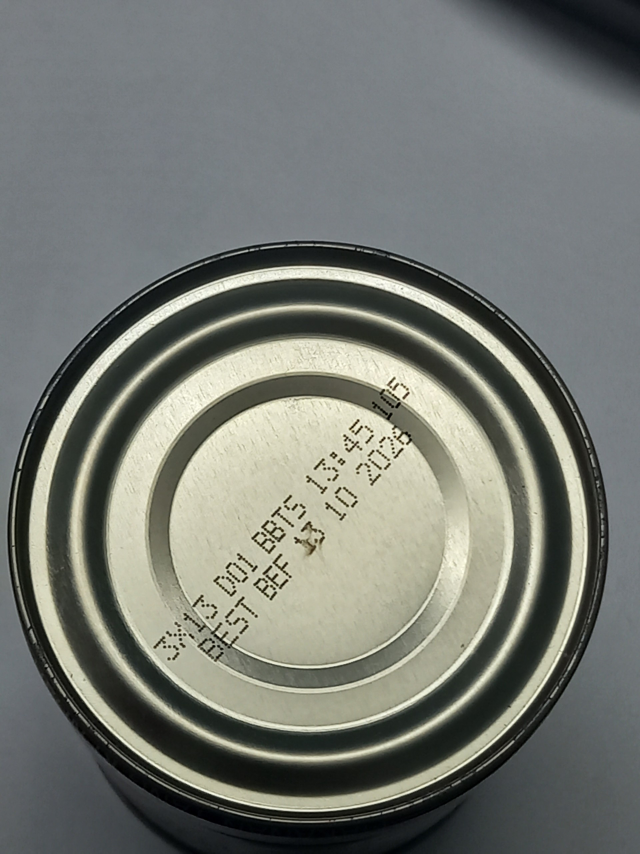
#> input picture img2.jpg, 1920 x 2560 px (shown at 1/3 size)
$ jupyter execute --allow-errors test.ipynb
#> lines starting #> are read from the running program, lines starting #| are printed output that depends on the picture; after the words box and inside, x2 and y2 are one past the last pixel; in counts of white or black regions, pixels touching at a corner belong together
### my_tools/detector.py
import cv2
import numpy as np
from paddleocr import PaddleOCR,check_img
from paddleocr.tools.infer.utility import get_rotate_crop_image, get_minarea_rect_crop
class First_progress:
    def __init__(self,Input_shape = 1500, Crop_shape = 500, Process_shape = 300) -> None:
        self.Input_shape = Input_shape
        self.Crop_shape = Crop_shape
        self.Process_shape =Process_shape
        self.a = int(110/300*self.Process_shape)
        self.b = int(190/300*self.Process_shape)
        self.Half_shape = self.Crop_shape/2
        self.box =[]
        self.detector = PaddleOCR( use_angle_cls=False)
    # basic subset function for image processing


    # [239 lines left out: functions Diagnoise, hsv_equalizedV2, hsv_mask_creator, RotateRadian, get_Loss, text_detector and 6 more, not called in this run]


### test.ipynb
[cell 1]
from paddleocr import PaddleOCR,check_img
from paddleocr.tools.infer.utility import get_rotate_crop_image, get_minarea_rect_crop
import copy
import numpy as np
import matplotlib.pyplot as plt
import cv2

#> (the rest of this cell did not finish here and is left out)

[cell 2]
# [5 lines of commented-out code are left out]
def RotateRadian(angle_rad,size,crop):
    #crop have shape(300,300)
    angle_degree = angle_rad*180/np.pi
    M = cv2.getRotationMatrix2D((size/2,size/2), angle_degree, 1.0)
    return cv2.warpAffine(crop, M, (size, size))

[cell 3]
def get_Loss(rotated_img):
    check_Region = rotated_img[100:200,100:200]
    gray = cv2.GaussianBlur(check_Region ,(9,9),0)
    L2 = np.mean(np.mean(255-gray,axis=1)*(np.arange(110,190)-150)**2)
    return L2

[cell 4]
def RotateImage(angle_in_rad):
    M = np.array(((np.cos(angle_in_rad), -np.sin(angle_in_rad)),
                  (np.sin(angle_in_rad), np.cos(angle_in_rad))))
    return M
RotateImage(np.pi/2).shape

[cell 5]
def show_images(img_list,name_list = None, max_column = 5,cmap = None):
    if len(img_list) == 0:
        return
    else:
        try:
            n = len(img_list)
            row = n // max_column + 1
            fig,a =  plt.subplots(row,max_column)
            if name_list == None:
                for i in range(n):
                    row_plot = i // max_column
                    col_plot = i % max_column
                    a[row_plot][col_plot].imshow(img_list[i])
            else:
                for i in range(n):
                    row_plot = i // max_column
                    col_plot = i % max_column
                    a[row_plot][col_plot].imshow(img_list[i])
                    a[row_plot][col_plot].set_title(name_list[i])
            if isinstance(cmap,None):
                plt.imshow()
            else:
                plt.imshow(cmap=cmap)
        except Exception as e:
            print(e)

[cell 6]
import cv2
img = cv2.imread('img2.jpg')
#> img is the input picture: shape (2560, 1920, 3); mean B, G, R 115.2, 121.5, 118.5
img = cv2.resize(img,(1500,1500))
#> img: shape (1500, 1500, 3)
# (h, w) = img.shape[:2]
# (cX, cY) = (w // 2, h // 2)
# M = cv2.getRotationMatrix2D((cX, cY), 45, 1.0)
# img = cv2.warpAffine(img, M, (w, h))
plt.imshow(img)

[cell 7]
imgHSV=cv2.cvtColor(img,cv2.COLOR_BGR2HSV)
#> imgHSV: shape (1500, 1500, 3); mean H, S, V 69.7, 30, 123.5
h_min = 14
h_max = 40
s_min = 10
s_max = 255
v_min = 50
v_max = 255
lower= np.array([h_min,s_min,v_min])
upper= np.array([h_max,s_max,v_max])
mask = cv2.inRange(imgHSV,lower,upper)
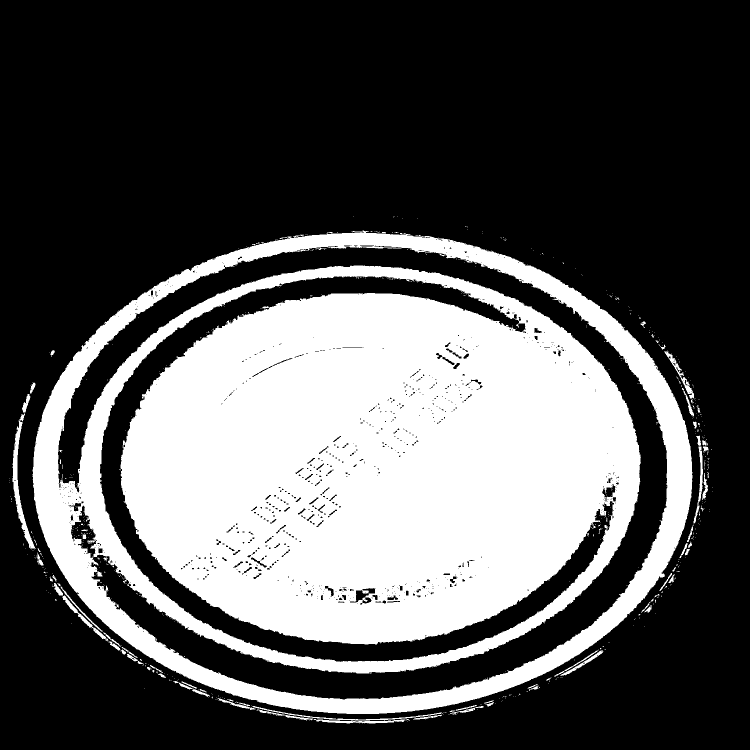
#> mask: shape (1500, 1500) (shown at 1/2 size); 34.1% white; 685 white regions (613 under 20 px), largest, box (x1, y1, x2, y2) and area: (65, 461, 1385, 1428) 752886, (25, 827, 71, 1098) 2429, (503, 1411, 886, 1441) 900
kernel = np.ones((8, 8), np.uint8)
mask_erosion = cv2.erode(mask, kernel, iterations=2)
#> mask_erosion: shape (1500, 1500); 23.3% white; 62 white regions (25 under 20 px), largest, box (x1, y1, x2, y2) and area: (251, 564, 1275, 1282) 443568, (74, 507, 1378, 1422) 55878, (166, 674, 970, 1341) 13884
new_mask = cv2.dilate(mask_erosion, kernel, iterations=8)
#> new_mask: shape (1500, 1500); 48.3% white; 1 white region, box (x1, y1, x2, y2) and area: (50, 449, 1410, 1454) 1087268
imgResult = cv2.bitwise_and(imgHSV,imgHSV,mask = new_mask)
#> imgResult: shape (1500, 1500, 3); mean H, S, V 18.1, 17.5, 65.7

# diagnoise

blur = cv2.GaussianBlur(new_mask ,(5,5),0)
edged = cv2.Canny(blur, 0, 50)
#> edged: shape (1500, 1500); 0.29% white in thin lines or dots, all inside (x1, y1, x2, y2) = (49, 448, 1410, 1454)
contours, hierarchy = cv2.findContours(edged, cv2.RETR_EXTERNAL, cv2.CHAIN_APPROX_NONE)
#> contours = 1 contour; box (x1, y1, x2, y2) and area: (49, 448, 1410, 1454) 1092413
total_cnt = []
for cnt in contours:
    if cv2.arcLength(cnt, True)>100:
        total_cnt.append(cnt)
        print(cnt.shape)
#> this loop made 1 pass
#| (3590, 1, 2)
#> after the loop, total_cnt has the same summary as contours
total_cnt = np.concatenate(total_cnt,axis = 0)
#> total_cnt = contour of 3590 points, box (x1, y1, x2, y2) (49, 448, 1410, 1454), area 1092413
box = cv2.boundingRect(total_cnt)
#> box = (49, 448, 1361, 1006)
cv2.rectangle(edged,box,color=(255))
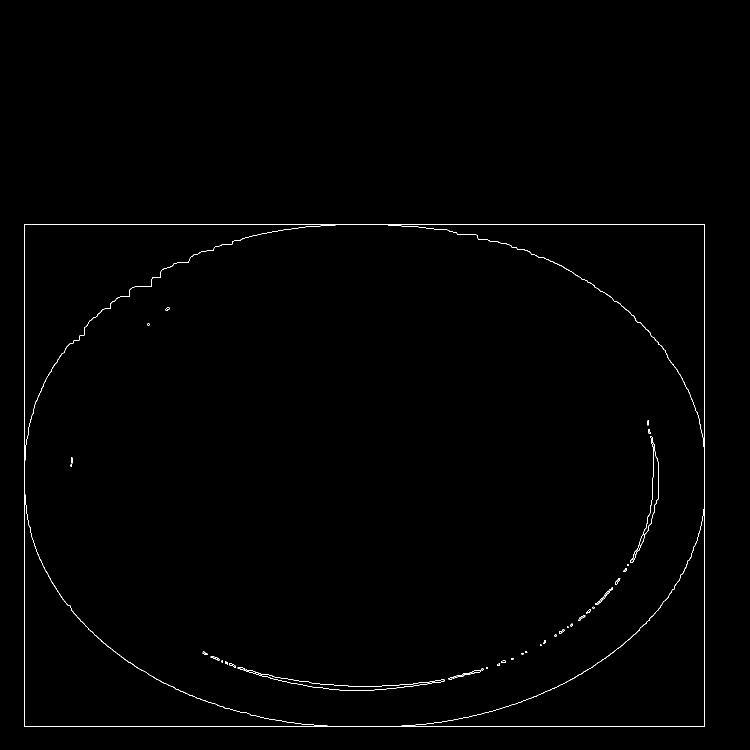
#> edged: shape (1500, 1500) (shown at 1/2 size); 0.49% white in thin lines or dots, all inside (x1, y1, x2, y2) = (49, 448, 1410, 1454)
x,y,w,h = box
#> x = 49; y = 448; w = 1361; h = 1006
cropImg = img[y:y+h,x:x+w]
cropImg = cv2.resize(cropImg,(500,500))
#> cropImg: shape (500, 500, 3)
cropImg  = cv2.cvtColor(cropImg ,cv2.COLOR_BGR2RGB)
plt.imshow(cropImg)

[cell 8]
def GetCenter(imgO):
    img = imgO.copy()
    filter = np.zeros_like(img[:,:,0])
    m,n = filter.shape
#> m = 500; n = 500
    c = int(m/2)
#> c = 250
    filter = cv2.circle(filter, (c,c), int(0.9*c), (255),-1)
    img_g = cv2.cvtColor(img,cv2.COLOR_BGR2GRAY)
    ret,th =  cv2.threshold(img_g,0,255,cv2.THRESH_BINARY_INV+cv2.THRESH_OTSU)
#> th: shape (500, 500); 46.6% white; 179 white regions (139 under 20 px), largest, box (x1, y1, x2, y2) and area: (0, 0, 500, 500) 48596, (22, 21, 475, 474) 33312, (53, 49, 439, 437) 22838
#> ret = 117
    bit_wise0 = np.where(filter==255,th,255 )
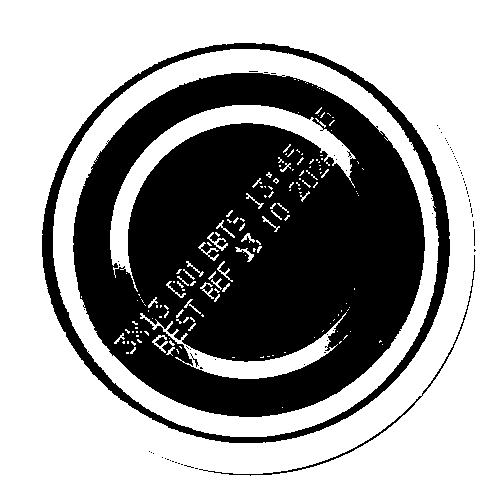
#> bit_wise0: shape (500, 500); 62.2% white; 72 black regions (68 under 20 px), largest, box (x1, y1, x2, y2) and area: (73, 73, 425, 417) 83181, (42, 43, 450, 443) 10358, (199, 255, 475, 476) 667, (190, 353, 199, 367) 24

    circles = cv2.HoughCircles(bit_wise0,cv2.HOUGH_GRADIENT,1.2,100,
                            param1=300,param2=60,minRadius=int(0.3*c),maxRadius=int(0.9*c))
#> circles = [[245.4, 243, 193.9]]
    circles = np.uint16(np.around(circles))[0,:]
#> circles = [[245, 243, 194]]
    circle_info= np.uint16(np.mean(circles,axis=0))
#> circle_info = [245, 243, 194]
    radius = circle_info[-1]
#> radius = 194
    centerPoint = circle_info[:2]
#> centerPoint = [245, 243]
    filter1 = cv2.circle(filter, centerPoint, radius, (255),-1)
#> filter1: shape (500, 500); 63.6% white; 1 black region, box (x1, y1, x2, y2) and area: (0, 0, 500, 500) 90967
    output = np.where(filter1==255,img_g,0)
    output = output[centerPoint[1]-radius:centerPoint[1]+radius,
                    centerPoint[0]-radius:centerPoint[0]+radius]
#> output: shape (388, 388)
    output = cv2.resize(output,(400,400))
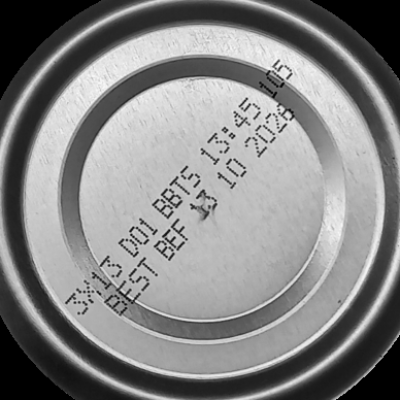
#> output: shape (400, 400); min 0, max 247, mean 132.8
    print(centerPoint)
#| [245 243]
    print(radius)
#| 194
    # centerPoint = circles[]
    for i in circles:
        # draw the outer circle
        cv2.circle(img,(i[0],i[1]),i[2],(0,255,0),2)
        # draw the center of the circle
        cv2.circle(img,(i[0],i[1]),2,(0,0,255),3)
#> this loop made 1 pass
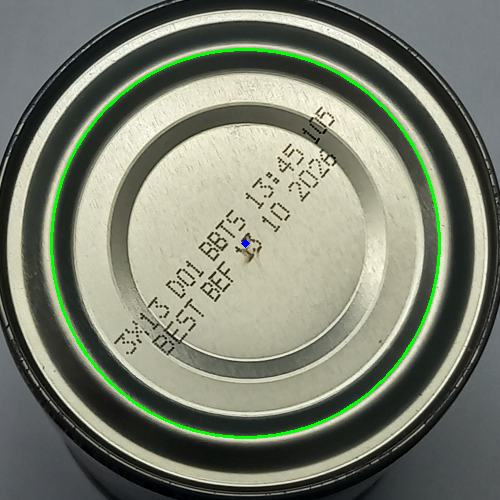
#> img: shape (500, 500, 3); mean R, G, B 122.1, 127.5, 111.5
    return img,output

out_img,final_crop = GetCenter(cropImg)
plt.imshow(out_img,cmap='gray')
plt.imshow(final_crop,cmap='gray')

[cell 9]
Resize_crop = cv2.resize(final_crop,(300,300))
check_Region = Resize_crop[110:190,110:190]
# gray = cv2.cvtColor(check_Region,cv2.COLOR_BGR2GRAY)
blur = cv2.GaussianBlur(check_Region ,(5,5),0)
#> blur: shape (80, 80)
kernel = np.ones((3, 3), np.uint8)
ret,th = cv2.threshold(blur,0,255,cv2.THRESH_BINARY+cv2.THRESH_OTSU)
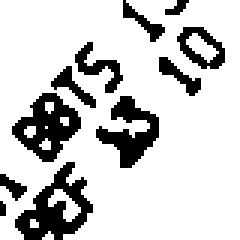
#> th: shape (80, 80) (shown 3 times larger); 80.1% white; 11 black regions (1 under 20 px), largest, box (x1, y1, x2, y2) and area: (5, 54, 31, 80) 306, (4, 31, 27, 54) 274, (32, 32, 53, 56) 233
#> ret = 159
# th = cv2.erode(th, kernel, iterations=1)
lines = cv2.HoughLinesP(th, 1, np.pi/180, 10, minLineLength=50, maxLineGap=2)
#> lines = [[28, 62, 79, 61], [0, 75, 65, 0], [34, 0, 72, 77], [11, 0, 64, 38], [79, 78, 79, 0], [35, 0, 73, 78], [42, 9, 76, 78]]
print(len(lines))
#| 7
draw = check_Region.copy()
theta_arr = np.array([0])
for line in lines:
    for x1, y1, x2, y2 in line:
        draw = cv2.line(draw, (x1, y1), (x2, y2), (0, 0, 255), 2)
        theta = np.arctan2(y2-y1,x2-x1)
        checker = theta_arr-theta
        if np.min(np.abs(checker)) < 0.12:
            continue
        else:
            theta_arr = np.append(theta_arr,theta)
#> this loop made 7 passes
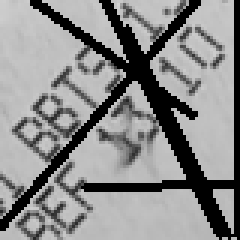
#> draw: shape (80, 80) (shown 3 times larger); min 0, max 210, mean 139.3

plt.imshow(th)

#> (a cell that did not finish here is left out)

[cell 11]
test_rot = []
name =[]
min_loss = 0
result = 0
#> (the rest of this cell did not finish here and is left out)

[cell 12]
from my_tools.detector import First_progress
#> (the rest of this cell did not finish here and is left out)


#> (a cell that did not finish here is left out)

#> (a cell that did not finish here is left out)

[cell 15]
plt.imshow(cropImg)

[cell 16]
from my_tools.detector import First_progress

#> (the rest of this cell did not finish here and is left out)

img = cv2.imread('img2.jpg')
imgHSV = cv2.cvtColor(img,cv2.COLOR_BGR2HSV)
box,cropImg =  tool.get_Can_Region(imgHSV)
# angle, rotated = tool.RotateCrop(cropImg)
# rotated = cv2.cvtColor(rotated,cv2.COLOR_BGR2RGB)
# plt.imshow(rotated)
plt.imshow(cropImg)

[cell 17]
import time
start = time.time()
#> (the rest of this cell did not finish here and is left out)

#> (a cell that did not finish here is left out)

[cell 19]
def get_new_region(posA,posB):
    print(posA.shape)
    print(posB.shape)
    xA,yA = posA
    xB,yB = posB
    return np.array([min(xA,xB),max(yA,yB)])

[cell 20]
posA = np.array([4,8])
posB = np.array([6,9])
get_new_region(posA,posB)

[cell 21]
from operator import itemgetter
kernel = np.ones((3,3))
#> (the rest of this cell did not finish here and is left out)

[cell 22]
plt.imshow(line)
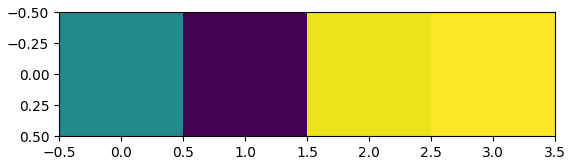
#> figure drawn by matplotlib, 1 panel

#> (a cell that did not finish here is left out)

[cell 24]
test = cropImg[220:320,80:410]
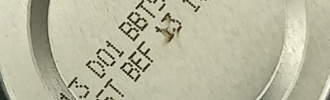
#> test: shape (100, 330, 3); mean R, G, B 185, 183.6, 159.8
#> (the rest of this cell did not finish here and is left out)

$ run again, with img3.jpg copied over img2.jpg
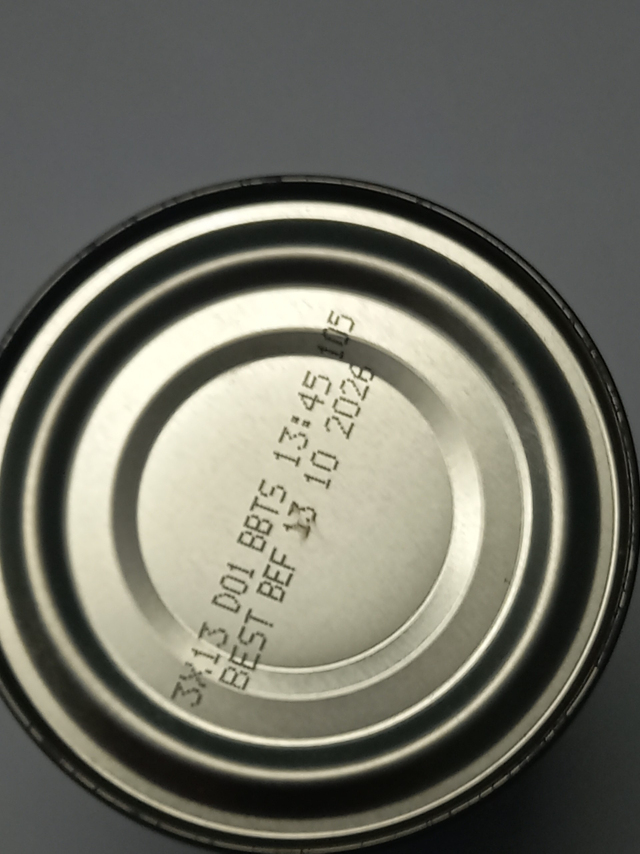
#> input picture img3.jpg, 1920 x 2560 px (shown at 1/3 size)
#> img is the input picture: shape (2560, 1920, 3); mean B, G, R 99.4, 110.1, 110.2
#> imgHSV: shape (1500, 1500, 3); mean H, S, V 48, 30.2, 111.4
#> mask: shape (1500, 1500); 46.1% white; 951 white regions (887 under 20 px), largest, box (x1, y1, x2, y2) and area: (46, 428, 1333, 1377) 848454, (0, 351, 1454, 1476) 162091, (661, 308, 981, 357) 2658
#> mask_erosion: shape (1500, 1500); 37.7% white; 7 white regions (3 under 20 px), largest, box (x1, y1, x2, y2) and area: (57, 438, 1325, 1370) 755102, (0, 360, 1448, 1470) 76946, (0, 392, 479, 824) 15726, (508, 380, 513, 385) 22
#> new_mask: shape (1500, 1500); 61.9% white; 19 black regions (11 under 20 px), largest, box (x1, y1, x2, y2) and area: (0, 0, 1500, 1500) 771589, (0, 1186, 597, 1500) 58240, (349, 715, 1388, 1424) 22776
#> imgResult: shape (1500, 1500, 3); mean H, S, V 19.5, 25.2, 82
#> contours = 17 contours, 9 with area under 20; largest, box (x1, y1, x2, y2) and area: (0, 335, 1480, 1500) 554, (346, 713, 1388, 1424) 447, (0, 1187, 596, 1500) 164, (528, 416, 560, 429) 161, (36, 822, 43, 841) 64, (121, 826, 139, 971) 20, (1303, 692, 1320, 718) 20, (0, 846, 35, 964) 20
#> the loop `for cnt in contours:` made 17 passes
#| (1245, 1, 2)
#| (362, 1, 2)
#| (569, 1, 2)
#| (5634, 1, 2)
#| (93, 1, 2)
#> (further printed lines are left out)
#> after the loop `for cnt in contours:`: total_cnt = 6 contours; box (x1, y1, x2, y2) and area: (0, 335, 1480, 1500) 554, (346, 713, 1388, 1424) 447, (0, 1187, 596, 1500) 164, (121, 826, 139, 971) 20, (1303, 692, 1320, 718) 20, (0, 846, 35, 964) 20
#> `total_cnt = np.concatenate(total_cnt,axis = 0)`: total_cnt = contour of 13220 points, box (x1, y1, x2, y2) (0, 335, 1480, 1500), area 193004
#> box = (0, 335, 1480, 1165)
#> `cv2.rectangle(edged,box,color=(255))`:
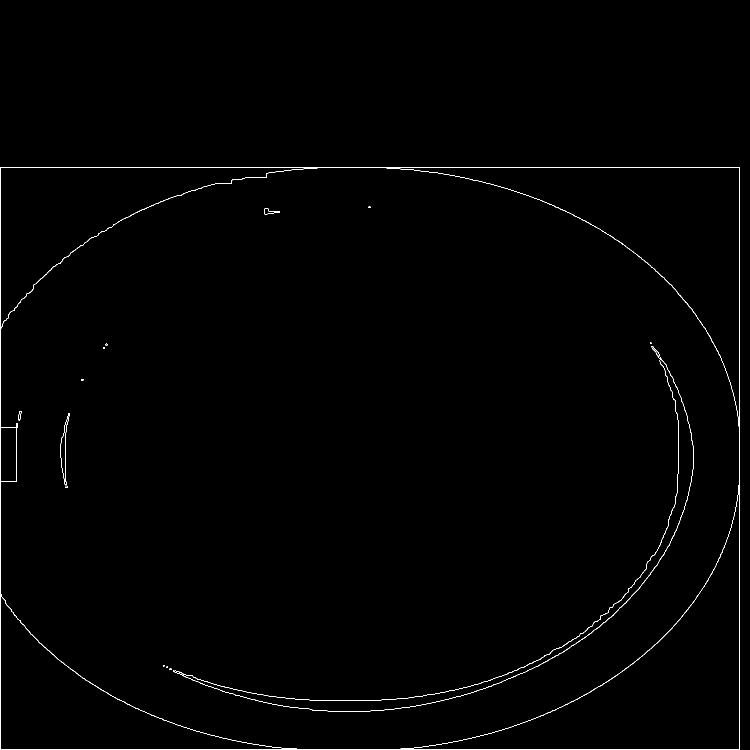
#> edged: shape (1500, 1500) (shown at 1/2 size); 0.58% white in thin lines or dots, all inside (x1, y1, x2, y2) = (0, 335, 1480, 1500)
#> x = 0; y = 335; w = 1480; h = 1165
#> in GetCenter, `ret,th =  cv2.threshold(img_g,0,255,cv2.THRESH_BINARY_INV+cv2.THRESH_O..`: ret = 121
#> bit_wise0: shape (500, 500); 62.8% white; 12 black regions (10 under 20 px), largest, box (x1, y1, x2, y2) and area: (52, 73, 422, 420) 84328, (25, 43, 446, 444) 8542
#> in GetCenter, `circles = cv2.HoughCircles(bit_wise0,cv2.HOUGH_GRADIENT,1.2,100, param..`: circles = [[234.6, 258.6, 211.1]]
#> in GetCenter, `circles = np.uint16(np.around(circles))[0,:]`: circles = [[235, 259, 211]]
#> circle_info = [235, 259, 211]
#> radius = 211
#> centerPoint = [235, 259]
#> filter1: shape (500, 500); 63.9% white; 1 black region, box (x1, y1, x2, y2) and area: (0, 0, 500, 500) 90328
#| [235 259]
#| 211
#> the loop in GetCenter, `for i in circles:` made 1 pass
#> `ret,th = cv2.threshold(blur,0,255,cv2.THRESH_BINARY+cv2.THRESH_OTSU)`: ret = 166
#> lines = 15 rows, first 6: [28, 17, 79, 34], [34, 73, 79, 13], [5, 55, 5, 0], [48, 12, 72, 78], [36, 79, 70, 0], [50, 12, 79, 64]
#| 15
#> the loop `for line in lines:` made 15 passes
#> `test = cropImg[220:320,80:410]`:
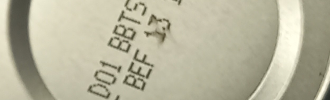
#> test: shape (100, 330, 3); mean R, G, B 183.8, 180.8, 157.9
